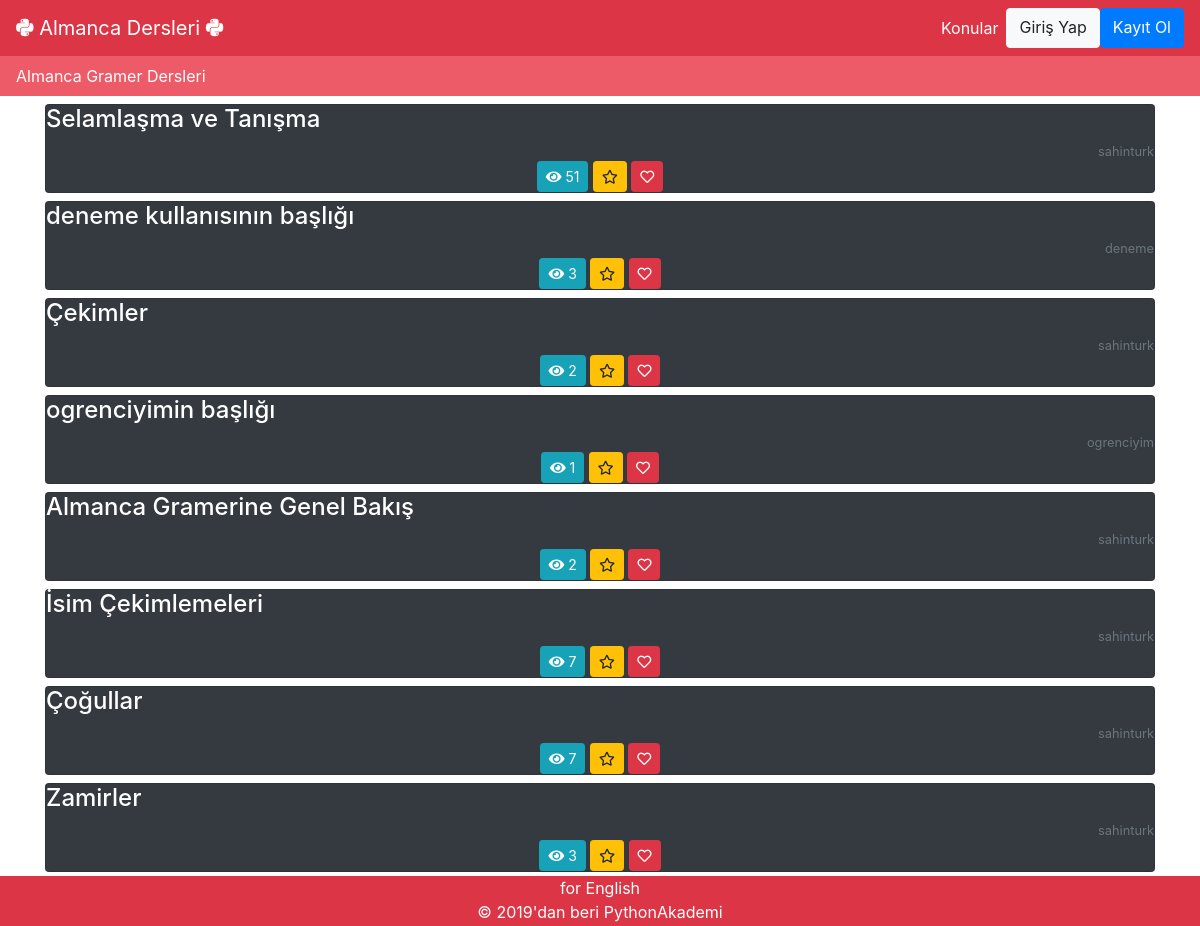
The page / on the database its author committed.
### dersler/models.py (models this page shows, shortened)
class Baslik(models.Model):
	title = models.CharField(max_length = 100)
	owner = models.ForeignKey(User, on_delete=models.CASCADE)
	content = models.TextField(blank = True)
	ranking = models.IntegerField("Sıra", default = 0)
	publishing_date = models.DateTimeField(verbose_name="yayımlanma_tarihi",auto_now_add=True)
	updating_date = models.DateTimeField(verbose_name="güncellenme_tarihi", auto_now = True)
	youtube_urli = models.URLField("Youtube Url Adresi", blank = True)
	views = models.IntegerField(default = 0)
	favori_sayisi = models.IntegerField(default = 0)
	begenilme_sayisi = models.IntegerField(default = 0)
	objects = models.Manager()

### dersler/views.py (the view)
# urls.py: path('', anasayfa, name = 'home'),
def anasayfa(request):
	basliklar = Baslik.objects.values("pk", "title", "owner__username", "views", "favori_sayisi", "begenilme_sayisi")
	context = {
		'basliklar': basliklar,
	}
	return render(request, 'home.html', context)

### templates/home.html (shortened to what this page needs)
{% extends 'base.html' %}
{% load static %}
{% block body %}
<div class = "container">
	{% for baslik in basliklar %}
		<div class = "card mt-2 bg-dark" id = "{{baslik.id}}">
		<a href = "{% url 'dersler:baslik_detail' baslik.pk %}"><h4  class = "text-white">{{baslik.title}}</h4></a>
        <small class = "text-right text-secondary">{{baslik.owner__username}}</small>
		<div class = "text-center">
			<button type = "button" class="btn btn-info btn-sm" data-toggle="tooltip" data-placement="top" title = "Görüntülenme Sayısı"> <i class ="fas fa-eye"></i> {{baslik.views}}</button>
			<a href_url = "{% url 'profil:favorilere_baslik_ekle' baslik.pk %}" id = "{{baslik.pk}}" type = "button" class="favoriler btn btn-warning btn-sm" data-toggle="tooltip" data-placement="top" title = "Favorilere Ekle"> <i class ="far fa-star"></i></a>
			<button type = "button" class="btn btn-danger btn-sm" data-toggle="tooltip" data-placement="top" title = "Beğen"> <i class ="far fa-heart"></i></button>
		</div>
		</div>
	{% endfor %}
</div>
{% endblock %}

### templates/base.html (shortened to what this page needs)
{% load static %}
<!DOCTYPE HTML>
<html lang="tr">
<head>
	<link rel="stylesheet" href="{% static 'css/all.css' %}">
	<link rel="stylesheet" href="{% static 'css/bootstrap-4.3.min.css' %}">
	<link rel="stylesheet" href="{% static 'css/stil.css' %}">
	<link rel="stylesheet" href="{% static 'css/default.min.css' %}">
</head>
<body>
  <div class = "content">
	{% include 'navbar.html' %}
	{% block body %}
	{% endblock %}
  </div>
	{% include 'footer.html' %}
</body>
</html>

### templates/navbar.html (shortened to what this page needs)
<nav class="navbar navbar-expand-lg navbar-dark bg-danger">
  <a class="navbar-brand" href="{% url 'home' %}">
  <i class="fab fa-python"></i>
	Almanca Dersleri
  <i class="fab fa-python"></i>
  </a>
  <div class="collapse navbar-collapse" id="navbarTogglerDemo03">
    <ul class="navbar-nav ml-auto">
      <li class="nav-item active">
        <a class="nav-link" href="{% url 'dersler:baslik_listesi' %}">Konular<span class="sr-only">(current)</span></a>
      </li>
	  {% if user.is_authenticated %}
			<li class="nav-item active"><a class="nav-link" href="{% url 'hesaplar:logout' %}">Çıkış<span class="sr-only">(current)</span></a></li>
	  {% else %}
			<a href="{% url 'hesaplar:login' %}" class="btn btn-light" role="button">Giriş Yap</a>
            <a href="{% url 'hesaplar:student_signup' %}" class="btn btn-primary" role="button">Kayıt Ol</a>
      {% endif %}
    </ul>
  </div>
</nav>
<nav class="navbar navbar-dark nav-alti py-0">
  <span class="navbar-text text-white">
    Almanca Gramer Dersleri
  </span>
</nav>

### templates/footer.html
<footer class = "footer mt-1 mb-0">
	<p class = "text-center mb-0"><a class = "text-white" href = "#">for English</a></p>
	<p class = "text-center mb-0"> © 2019'dan beri <a href = "#" class = "text-white"> PythonAkademi </a></p>
</footer>

### static/css/all.css (style rules this page uses)
.fa, .fas, .far, .fal, .fab { -moz-osx-font-smoothing: grayscale; -webkit-font-smoothing: antialiased; display: inline-block; font-style: normal; font-variant: normal; text-rendering: auto; line-height: 1; }
.fa-eye:before { content: "\f06e"; }
.fa-heart:before { content: "\f004"; }
.fa-python:before { content: "\f3e2"; }
.fa-star:before { content: "\f005"; }
.fab { font-family: 'Font Awesome 5 Brands'; }
.far { font-family: 'Font Awesome 5 Free'; font-weight: 400; }
.fa, .fas { font-family: 'Font Awesome 5 Free'; font-weight: 900; }

### static/css/stil.css (style rules this page uses)
.content { min-height: calc(100vh - 50px); }
.footer { height: 50px; background-color: #dc3545; color:#fff; }
.nav-alti { background-color: hsl(354, 80%, 64%); }

### rows shown on the page
Baslik: title "Selamlaşma ve Tanışma", owner__username "sahinturk", views "51"
Baslik: title "deneme kullanısının başlığı", owner__username "deneme", views "3"
Baslik: title "Çekimler", owner__username "sahinturk", views "2"
Baslik: title "ogrenciyimin başlığı", owner__username "ogrenciyim", views "1"
Baslik: title "Almanca Gramerine Genel Bakış", owner__username "sahinturk", views "2"
Baslik: title "İsim Çekimlemeleri", owner__username "sahinturk", views "7"
Baslik: title "Çoğullar", owner__username "sahinturk", views "7"
Baslik: title "Zamirler", owner__username "sahinturk", views "3"
